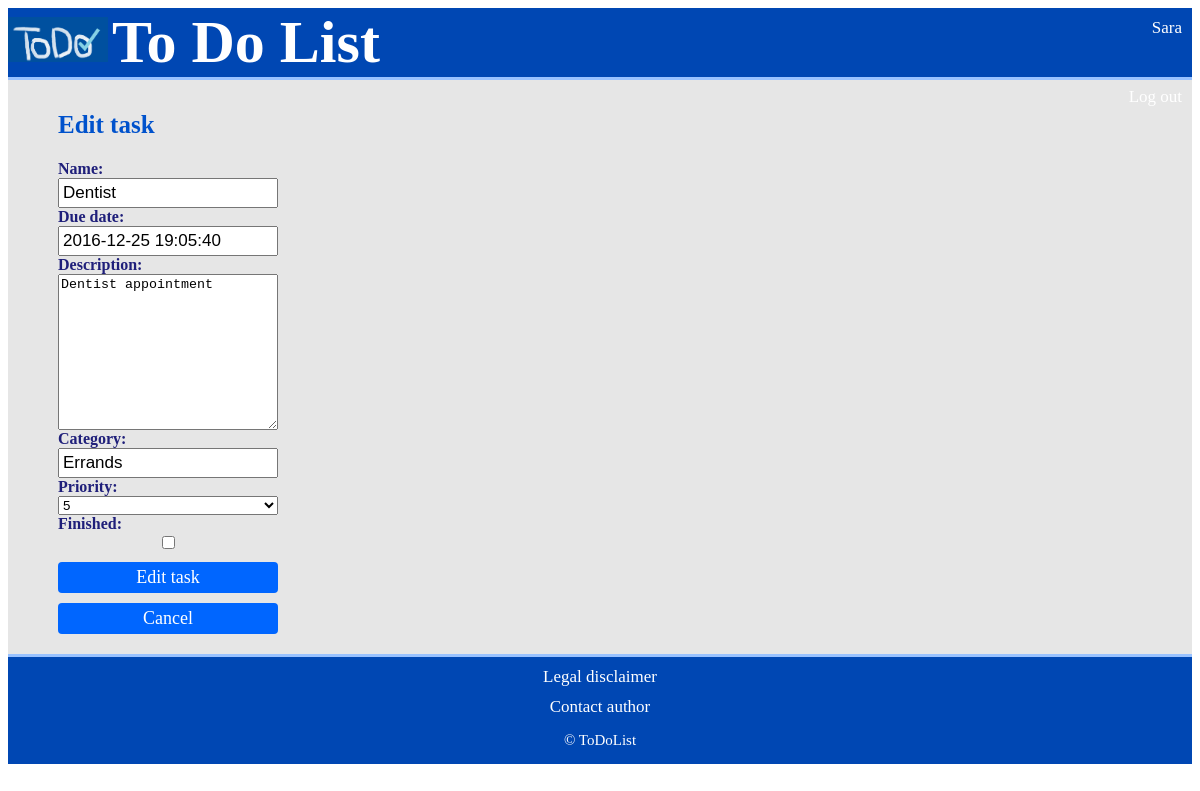
Screenshot of /toDo/editTask/1/ with the database file from the repository.
### toDo/models.py (models this page shows)
class Task(models.Model):
    PRIORITY = ((i,i) for i in range(1,11))
    name = models.CharField(max_length=100)
    due_date = models.DateTimeField( default=datetime.now )
    description = models.TextField()
    category = models.CharField(max_length=100)
    priority = models.IntegerField(choices = PRIORITY)
    finished = models.BooleanField(default=False)
    id_user = models.ForeignKey(User, on_delete=models.SET_NULL, null=True)

### toDo/views.py (the view)
# urls.py: url(r'^editTask/(?P<task_id>[0-9]+)/$', views.editTask, name='editTask'),
def editTask(request, task_id):
    context = {}
    t = Task.objects.get(pk=task_id)
    context['task'] = t
    etForm = EditTaskForm(instance=t)
    if request.method == "POST":
        etForm = EditTaskForm(request.POST, instance=t)
        if etForm.is_valid():
            etForm.save()
            return HttpResponseRedirect(reverse('index'))
    context['edit_task_form'] = etForm
    return render(request,'toDo/editTask.html', context)

### toDo/forms.py
class EditTaskForm(forms.ModelForm):
  class Meta:
    model = Task
    fields = ['name', 'due_date', 'description', 'category', 'priority', 'finished']

### toDo/templates/toDo/editTask.html (shortened to what this page needs)
{% load static %}
<!DOCTYPE html>
<html>
   <head>
	  <link rel="stylesheet" href="{% static 'toDo/newTask.css' %}">
   </head>
   <body>
	<header>
		<a href="index.html" class="logo"><img src="images/logo.png" alt="logo" width="100"/></a>
		<span class="header-name">To Do List</span>
		<div class="header-links"><a href="profil.html"> Sara </a></div>
		<div class="header-links"><a href="index.html"> Log out </a></div>
	</header>
	<section class="main">
		<h2>  Edit task </h2>
		<form method="POST" class="formLeft">
			{{ edit_task_form }}
			<button class ="button" type="submit" name="editTask" >Edit task</button>
			<button type="submit" name="cancel" >Cancel</button>
		</form>
	</section>
	<footer>
		<a href="legal.html">Legal disclaimer</a>
		<a href="mailto:sk9061@student.uni-lj.si">Contact author</a>
        <p>&copy; ToDoList</p>
    </footer>
	</body>
</html>

### toDo/static/toDo/newTask.css (style rules this page uses)
footer { background:#0047b3; border-top: 3px solid #99c2ff; display: flex; flex-flow: column; text-align: center; }
footer a { text-decoration:none; color: white; font-size:17px; font-family: Verdana; padding-top: 10px; }
footer p { color: white; font-size:15px; font-family: Verdana; }
header { background: #0047b3; border-bottom: 3px solid #99c2ff; }
.header-links { float:right; clear:right; padding-right: 10px; padding-top: 10px; }
.header-links a { text-decoration:none; color: white; font-size:17px; font-family: Verdana; }
.header-name { font-family: "Bradley Hand ITC"; font-weight: bold; font-size: 60px; color:white; }
section { background:#e6e6e6; padding: 10px 50px; }
h2 { font-family: Verdana; font-size:25px; color:#0052cc; }
form input { font-size:17px; padding: 3px; }
form { width:220px; display:flex; flex-flow:column; font-size: 16px; color:#1f1f7a; font-family: Verdana; font-weight: bold; padding-bottom: 10px; }
button { border-radius: 4px; background-color: #0066ff; border: none; color: white; padding: 5px; text-align: center; font-size: 18px; font-family: Verdana; margin-top: 10px; }

### rows the page displays
Task: name "Dentist", due_date "2016-12-25 19:05:40", description "Dentist appointment", category "Errands", priority "5"
